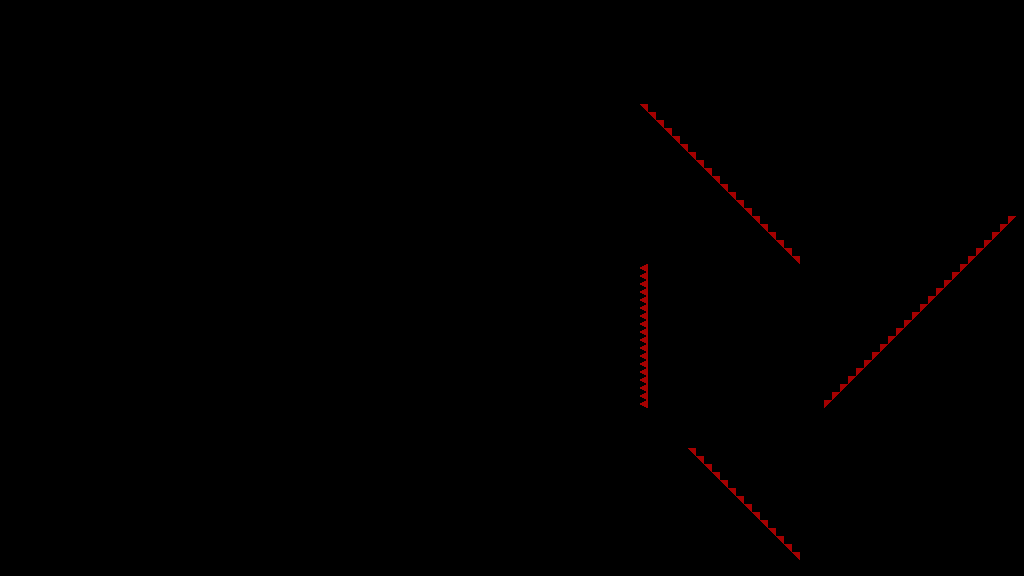

A 2D game scene composited from a Tiled map and its tileset images. What follows is a short description and the map's XML, with each tile layer's data collapsed to a summary:
An orthogonal 128x72 tile map with 8x8 px tiles, 1 tile layer (T_Spikes) and 25 objects.

<map version="1.4" tiledversion="1.4.3" orientation="orthogonal" renderorder="right-down" width="128" height="72" tilewidth="8" tileheight="8" infinite="0" nextlayerid="6" nextobjectid="236">
 <tileset firstgid="1" source="../../../Sprites/Tiles/DEV/flat/T_spr_nv_flat_0.tsx" />
 <layer id="1" name="T_Spikes" width="128" height="72">
  <data>[9216 cells, 76 non-empty, 2 distinct tile ids]</data>
 </layer>
 <objectgroup id="2" name="C_Solid">
  <object id="125" x="432" y="104">
   <polygon points="0,0 160,0 160,160" />
  </object>
  <object id="157" x="0" y="568" width="1024" height="8" />
  <object id="183" x="0" y="528" width="120" height="16" />
  <object id="184" x="96" y="544">
   <polygon points="0,0 24,0 0,24" />
  </object>
  <object id="185" x="0" y="544" width="96" height="24" />
  <object id="194" x="0" y="8" width="8" height="520" />
  <object id="195" x="0" y="0" width="1024" height="8" />
  <object id="196" x="1016" y="8" width="8" height="560" />
  <object id="207" x="616" y="424">
   <polygon points="0,0 24,0 24,24" />
  </object>
  <object id="211" x="648" y="264" width="40" height="304" />
  <object id="212" x="8" y="8" width="112" height="408" />
  <object id="214" x="120" y="104">
   <polygon points="0,0 312,0 0,312" />
  </object>
  <object id="215" x="120" y="8" width="472" height="96" />
  <object id="219" x="616" y="408" width="24" height="16" />
  <object id="220" x="640" y="408" width="8" height="160" />
  <object id="225" x="640" y="104">
   <polygon points="0,0 160,160 0,160" />
  </object>
  <object id="226" x="824" y="408">
   <polygon points="0,0 192,-192 192,0" />
  </object>
  <object id="227" x="688" y="448">
   <polygon points="0,0 112,112 0,112" />
  </object>
  <object id="229" x="688" y="560" width="328" height="8" />
  <object id="231" x="432" y="104">
   <polygon points="0,0 160,0 160,160" />
  </object>
 </objectgroup>
 <objectgroup id="3" name="C_Balls">
  <object id="33" x="48" y="512" width="8" height="8" />
 </objectgroup>
 <objectgroup id="5" name="C_Spikes">
  <object id="232" x="642" y="264" width="6" height="144" />
  <object id="233" x="642" y="106">
   <polygon points="0,0 7.9,0 158,150.1 158,158" />
  </object>
  <object id="234" x="1008" y="216">
   <polygon points="0,0 8,0 -184,192 -184,184" />
  </object>
  <object id="235" x="688" y="448">
   <polygon points="0,0 8,0 112,104 112,112" />
  </object>
 </objectgroup>
 <objectgroup id="4" name="C_Orbs" />
</map>
